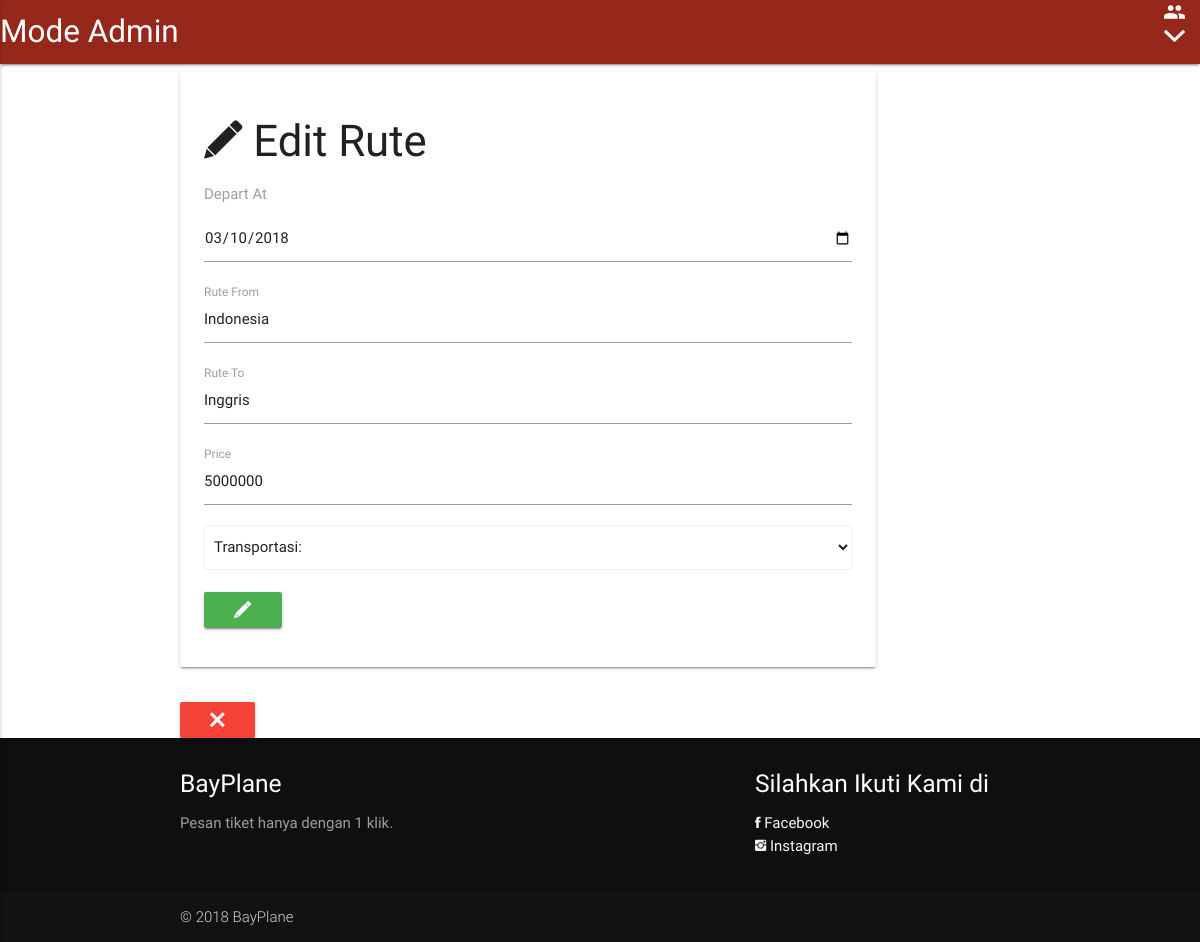
Screenshot of /admin/rute_u.php?id_rute=1 (signed in) with the database file from the repository.
### tables this page shows
CREATE TABLE `rute` (
  `id_rute` int(11) NOT NULL,
  `depart` date NOT NULL,
  `rute_from` text NOT NULL,
  `rute_to` text NOT NULL,
  `price` decimal(10,0) NOT NULL,
  `id_trans` int(11) NOT NULL
);

### admin/rute_u.php (the view, shortened to what this page needs)
<html>
<head>
    <link rel="stylesheet" href="../css/materialize.min.css">
    <link rel="stylesheet" href="../css/ionicons.min.css">
</head>
<body>
    <?php include "nav.php"; ?>
    <div class="container">
        <div class="row">
            <div class="col s10">
                <div class="card-panel">
                    <h3><i class="ion-edit"></i> Edit Rute</h3>
                    <?php include "koneksi.php";
                    $id = $_GET['id_rute'];
                    $sql = mysqli_query($conn, 'select * from rute where id_rute="'.$id.'" ');
                    $dtt = mysqli_fetch_array($sql);
                    ?>
                    <form method="post" action="rute_uu.php?id_rute=<?=$dtt['id_rute'];?>">
                        <div class="input-field">
                            <p class="grey-text">Depart At</p>
                            <input type="date" name="depart" id="depart" value="<?=$dtt['depart'];?>">
                        </div>
                        <div class="input-field">
                            <input type="text" name="rute_from" id="rutf" value="<?=$dtt['rute_from'];?>" required>
                            <label for="rutf">Rute From</label>
                        </div>
                        <div class="input-field">
                            <input type="text" name="rute_to" id="rutt" value="<?=$dtt['rute_to'];?>" required>
                            <label for="rutt">Rute To</label>
                        </div>
                        <div class="input-field">
                            <input type="number" name="price" id="price" value="<?=$dtt['price'];?>">
                            <label for="price">Price</label>
                        </div>
                        <select name="id_trans" class="browser-default">
                            <option selected disabled>Transportasi: </option>
                        </select>
                        <br>
                        <button class="btn waves-effect green"><i class="ion-edit"></i></button>
                    </form>
                </div>
            </div>
        </div>
        <a href="index.php" onclick="window.close();"><button class="btn waves-effect red"><i class="ion-close"></i></button></a>
    </div>
    <?php include "footer.php";?>
</body>
</html>

### rows the page displays
rute: depart "03/10/2018", rute_from "Indonesia", rute_to "Inggris", price "5000000"
